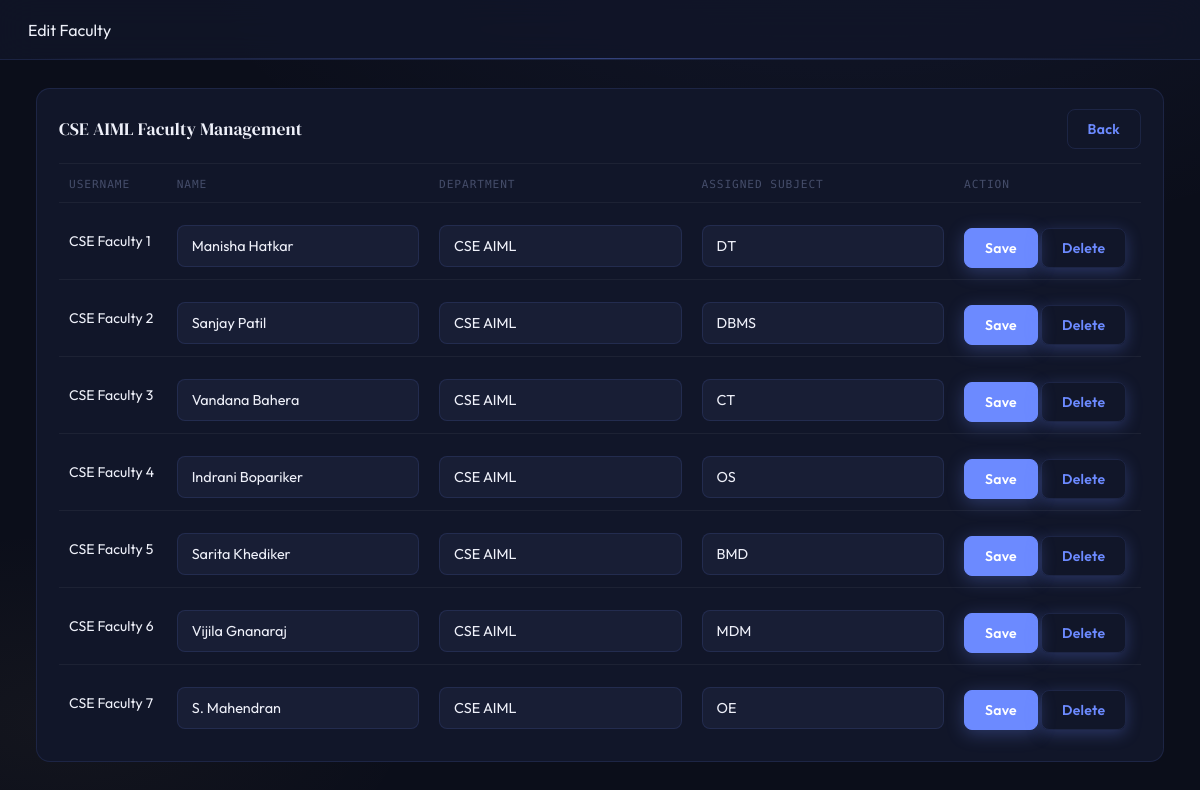
The app's page /edit_faculty (signed in) with its own data.
### tables this page shows
CREATE TABLE faculty(
        id INTEGER PRIMARY KEY AUTOINCREMENT,
        user_id INTEGER,
        name TEXT,
        department TEXT
    , assigned_subject TEXT);

CREATE TABLE users(
        id INTEGER PRIMARY KEY AUTOINCREMENT,
        username TEXT UNIQUE,
        password TEXT,
        role TEXT
    );

### app/routes/dashboard_routes.py (the view, shortened to what this page needs)
@dashboard_bp.route('/edit_faculty', methods=['GET', 'POST'])
def edit_faculty():
    if session.get('role') != 'admin':
        return redirect('/dashboard')
    conn = get_connection()
    c = conn.cursor()
    msg = None
    rows = c.execute(
        "SELECT f.id, u.username, f.name, f.department, f.assigned_subject FROM faculty f JOIN users u ON u.id=f.user_id ORDER BY f.id"
    ).fetchall()
    conn.close()
    return render_template('edit_faculty.html', rows=rows, msg=msg)

### app/models/db.py (called while the page is built)
def get_connection():
    return sqlite3.connect(DB)

### app/templates/edit_faculty.html (shortened to what this page needs)
<!DOCTYPE html>
<html>
<head>
    <link rel="stylesheet" href="{{ url_for('static', filename='css/style.css') }}">
</head>
<body>
<div class="navbar">Edit Faculty</div>
<div class="container">
    <div class="card">
        <div class="card-header" style="align-items:center; justify-content:space-between;">
            <h3>CSE AIML Faculty Management</h3>
            <a href="/dashboard" class="btn btn-outline">Back</a>
        </div>
        <table class="table">
            <thead>
                <tr><th>Username</th><th>Name</th><th>Department</th><th>Assigned Subject</th><th>Action</th></tr>
            </thead>
            <tbody>
            {% for id, username, name, department, assigned_subject in rows %}
            <tr>
                <form method="POST">
                    <td>{{ username }}</td>
                    <td><input name="name" value="{{ name }}"></td>
                    <td><input name="department" value="{{ department }}"></td>
                    <td><input name="assigned_subject" value="{{ assigned_subject }}" placeholder="Subject"></td>
                    <td>
                        <button name="action" value="update" class="btn btn-primary" style="width:auto;">Save</button>
                        <button name="action" value="delete" class="btn btn-outline" style="width:auto;">Delete</button>
                    </td>
                </form>
            </tr>
            {% endfor %}
            </tbody>
        </table>
    </div>
</div>
</body>
</html>

### app/static/css/style.css (style rules this page uses)
:root { --bg-base: #0b0e1a; --bg-surface: #111629; --bg-elevated: #181e35; --bg-hover: #1e2640; --accent: #6c8aff; --accent-dim: rgba(108, 138, 255, 0.12); --accent-glow: rgba(108, 138, 255, 0.25); --gold: #e8c87a; --gold-dim: rgba(232, 200, 122, 0.10); --text-primary: #eef0f9; --text-secondary: #7b84a8; --text-muted: #454d6a; --border: rgba(108, 138, 255, 0.13); --border-subtle: rgba(255,255,255,0.05); --success: #4ade80; --error: #f87171; --radius: 14px; --radius-sm: 8px; }
*, *::before, *::after { box-sizing: border-box; }
body { margin: 0; font-family: 'Outfit', sans-serif; background: var(--bg-base); color: var(--text-primary); min-height: 100vh; background-image: radial-gradient(ellipse 80% 60% at 70% -10%, rgba(108,138,255,0.07) 0%, transparent 70%), radial-gradient(ellipse 50% 40% at 5% 90%, rgba(232,200,122,0.04) 0%, transparent 60%); }
.navbar { background: rgba(17, 22, 41, 0.85); backdrop-filter: blur(18px); -webkit-backdrop-filter: blur(18px); border-bottom: 1px solid var(--border); padding: 0 28px; height: 60px; display: flex; align-items: center; justify-content: space-between; position: sticky; top: 0; z-index: 100; }
.navbar::after { content: ''; position: absolute; bottom: 0; left: 28px; right: 28px; height: 1px; background: linear-gradient(90deg, transparent, var(--accent), transparent); opacity: 0.4; }
.container { width: min(1140px, 94%); margin: 28px auto; }
.btn { text-decoration: none; border-radius: var(--radius-sm); padding: 10px 20px; font-family: 'Outfit', sans-serif; font-weight: 600; font-size: 0.875rem; border: 1px solid transparent; display: inline-flex; align-items: center; gap: 7px; cursor: pointer; transition: all 0.2s ease; letter-spacing: 0.02em; white-space: nowrap; }
.btn-primary { background: var(--accent); color: #fff; border-color: var(--accent); box-shadow: 0 4px 18px rgba(108, 138, 255, 0.3); }
.btn-outline { background: transparent; color: var(--accent); border-color: var(--border); }
button { padding: 11px 16px; border: none; background: var(--accent); color: #fff; border-radius: var(--radius-sm); cursor: pointer; margin-top: 14px; width: 100%; font-family: 'Outfit', sans-serif; font-weight: 600; font-size: 0.9rem; letter-spacing: 0.03em; box-shadow: 0 4px 16px rgba(108, 138, 255, 0.28); transition: all 0.2s ease; }
.card { background: var(--bg-surface); border: 1px solid var(--border); padding: 20px 22px; margin-top: 14px; border-radius: var(--radius); position: relative; overflow: hidden; }
.card-header { display: flex; justify-content: space-between; align-items: center; margin-bottom: 14px; padding-bottom: 14px; border-bottom: 1px solid var(--border-subtle); }
.card-header h3 { margin: 0; font-family: 'DM Serif Display', serif; font-weight: 400; font-size: 1.1rem; color: var(--text-primary); letter-spacing: 0.01em; }
.recent-table, .table { width: 100%; border-collapse: collapse; margin-top: 6px; }
.recent-table th, .recent-table td, .table th, .table td { text-align: left; padding: 11px 10px; border-bottom: 1px solid var(--border-subtle); font-size: 0.875rem; }
.recent-table th, .table th { color: var(--text-muted); font-size: 0.7rem; text-transform: uppercase; letter-spacing: 0.08em; font-family: 'DM Mono', monospace; font-weight: 500; background: transparent; padding-top: 0; }
.recent-table tbody tr, .table tbody tr { transition: background 0.15s; }
.recent-table tbody tr:last-child td, .table tbody tr:last-child td { border-bottom: none; }
input, select { width: 100%; padding: 11px 14px; margin-top: 10px; background: var(--bg-elevated); border: 1px solid var(--border); border-radius: var(--radius-sm); color: var(--text-primary); font-family: 'Outfit', sans-serif; font-size: 0.9rem; box-sizing: border-box; transition: border-color 0.2s, box-shadow 0.2s; outline: none; }
input::placeholder { color: var(--text-muted); }

### records on screen
faculty: username "CSE Faculty 1", name "Manisha Hatkar", department "CSE AIML", assigned_subject "DT"
faculty: username "CSE Faculty 2", name "Sanjay Patil", department "CSE AIML", assigned_subject "DBMS"
faculty: username "CSE Faculty 3", name "Vandana Bahera", department "CSE AIML", assigned_subject "CT"
faculty: username "CSE Faculty 4", name "Indrani Bopariker", department "CSE AIML", assigned_subject "OS"
faculty: username "CSE Faculty 5", name "Sarita Khediker", department "CSE AIML", assigned_subject "BMD"
faculty: username "CSE Faculty 6", name "Vijila Gnanaraj", department "CSE AIML", assigned_subject "MDM"
faculty: username "CSE Faculty 7", name "S. Mahendran", department "CSE AIML", assigned_subject "OE"
